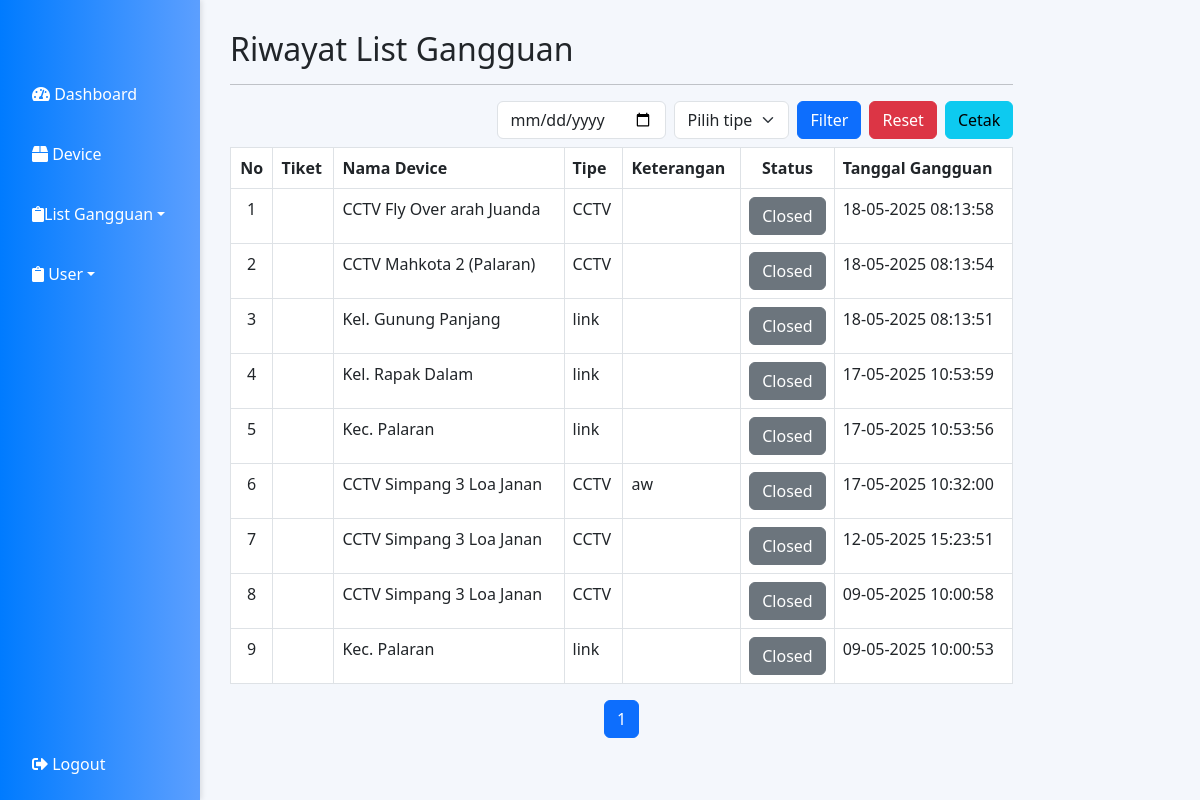
Before: /list_gangguan_riwayat.php (signed in) with the older database file.
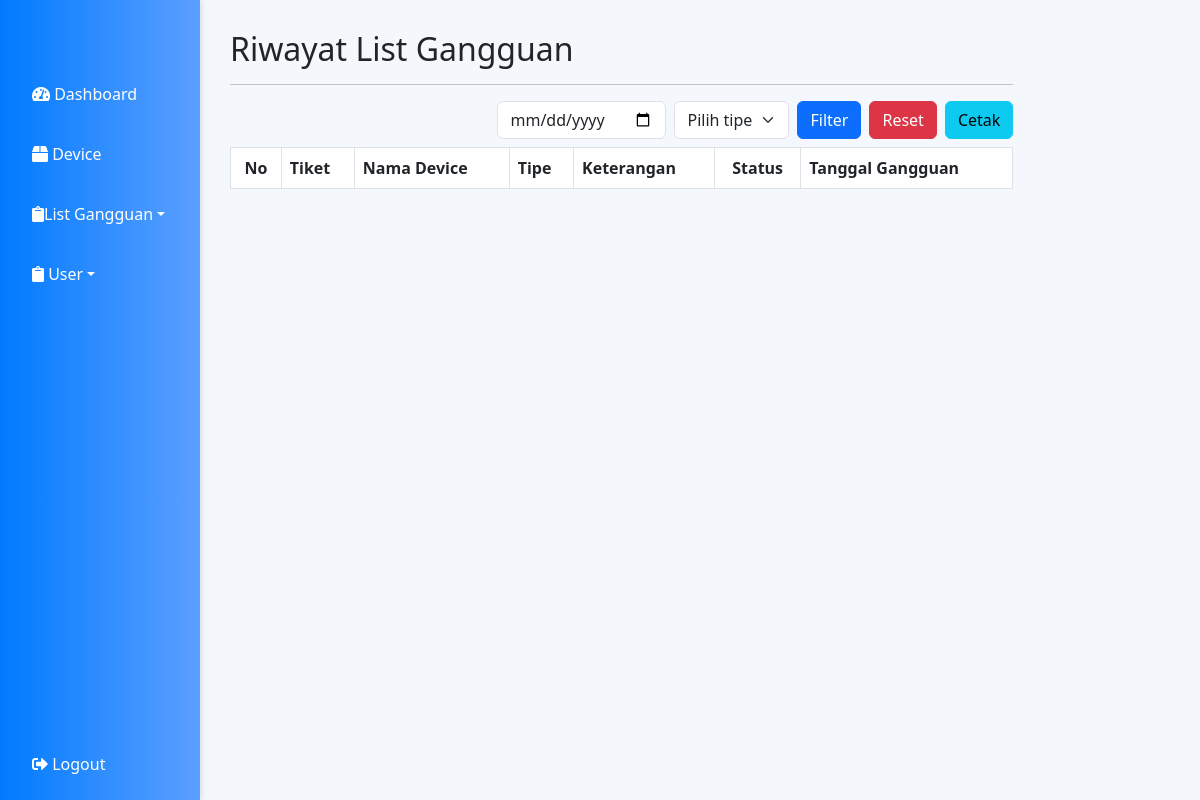
After: the same page with the newer database file.
### tables this page shows
CREATE TABLE `list_gangguan` (
  `id` int(11) NOT NULL,
  `id_device` int(11) NOT NULL,
  `keterangan` varchar(100) DEFAULT NULL,
  `status` enum('open','pending','closed','') DEFAULT 'open',
  `tanggal_gangguan` datetime DEFAULT NULL,
  `tiket` varchar(10) DEFAULT NULL
);

CREATE TABLE `device` (
  `id` int(11) NOT NULL,
  `device` varchar(100) NOT NULL,
  `type` varchar(10) NOT NULL
);

### list_gangguan_riwayat.php (the view, shortened to what this page needs)
<?php
require("koneksi/koneksi.php");
if (isset($_GET['date']) && $_GET['date'] != '' && isset($_GET['tipe']) && $_GET['tipe'] != '') {
    $date = validate($_GET['date']);
    $tipe = validate($_GET['tipe']);
    $count_query = $conn->query("SELECT COUNT(*) as total FROM list_gangguan JOIN device on list_gangguan.id_device = device.id WHERE date(tanggal_gangguan)='$date' AND device.type='$tipe'");
} elseif (isset($_GET['date']) && $_GET['date'] != '') {
    $date = validate($_GET['date']);
    $count_query = $conn->query("SELECT COUNT(*) as total FROM list_gangguan JOIN device on list_gangguan.id_device = device.id WHERE date(tanggal_gangguan)='$date'");
} elseif (isset($_GET['tipe']) && $_GET['tipe'] != '') {
    $tipe = validate($_GET['tipe']);
    $count_query = $conn->query("SELECT COUNT(*) as total FROM list_gangguan JOIN device on list_gangguan.id_device = device.id WHERE device.type='$tipe'");
} else {
    $count_query = $conn->query("SELECT COUNT(*) as total FROM list_gangguan JOIN device on list_gangguan.id_device = device.id");
}
$records_per_page = 10;
$total_records = $count_query->fetch_assoc()['total'];
$total_pages = ceil($total_records / $records_per_page);
$current_page = isset($_GET['page']) ? (int)$_GET['page'] : 1;
if ($current_page < 1) {
    $current_page = 1;
} elseif ($current_page > $total_pages) {
    $current_page = $total_pages;
}
$offset = ($current_page - 1) * $records_per_page;
if ($offset < 0) {
    $offset = 0;
}
if (isset($_GET['date']) && $_GET['date'] != '' && isset($_GET['tipe']) && $_GET['tipe'] != '') {
    $date = validate($_GET['date']);
    $tipe = validate($_GET['tipe']);
    $query = $conn->query("SELECT * FROM list_gangguan JOIN device on list_gangguan.id_device = device.id WHERE date(tanggal_gangguan)='$date' AND device.type='$tipe' ORDER BY tanggal_gangguan DESC LIMIT $offset, $records_per_page");
} elseif (isset($_GET['date']) && $_GET['date'] != '') {
    $date = validate($_GET['date']);
    $query = $conn->query("SELECT * FROM list_gangguan JOIN device on list_gangguan.id_device = device.id WHERE date(tanggal_gangguan)='$date' ORDER BY tanggal_gangguan DESC LIMIT $offset, $records_per_page");
} elseif (isset($_GET['tipe']) && $_GET['tipe'] != '') {
    $tipe = validate($_GET['tipe']);
    $query = $conn->query("SELECT * FROM list_gangguan JOIN device on list_gangguan.id_device = device.id WHERE device.type='$tipe' ORDER BY tanggal_gangguan DESC LIMIT $offset, $records_per_page");
} else {
    $query = $conn->query("SELECT * FROM list_gangguan JOIN device on list_gangguan.id_device = device.id ORDER BY tanggal_gangguan DESC LIMIT $offset, $records_per_page");
}
?>
<!DOCTYPE html>
<html lang="en">
<head>
    <link rel="stylesheet" href="assets/css/sidebar.css">
    <link href="https://cdn.jsdelivr.net/npm/bootstrap@5.3.0/dist/css/bootstrap.min.css" rel="stylesheet">
    <link rel="stylesheet" href="https://cdnjs.cloudflare.com/ajax/libs/font-awesome/5.15.3/css/all.min.css">
</head>
<body>
    <div class="sidebar">
        <a href="dashboard.php"><i class="fas fa-tachometer-alt"></i> Dashboard</a>
        <?php if ($_SESSION['account_type'] === 'admin') { ?>
            <a href="device.php"><i class="fas fa-box"></i> Device</a>
        <?php } ?>
        <div class="dropdown">
            <a href="#" class="dropdown-toggle" onclick="toggleDropdown()"><i class="fas fa-clipboard"></i>List Gangguan</a>
        </div>
        <div class="dropdown">
            <a href="#" class="dropdown-toggle" onclick="toggleDropdown2()"><i class="fas fa-clipboard"></i> User</a>
        </div>
        <div style="flex-grow: 1;"></div>
        <a href="logout.php"><i class="fas fa-sign-out-alt"></i> Logout</a>
    </div>
    <div class="content">
        <div class="col-sm-9 col-sm-offset-3 col-md-10 col-md-offset-2 main">
            <h2 class="page-header">Riwayat List Gangguan</h2>
            <hr>
            <div class="row mb-2">
                <div class="col-md-12 d-flex justify-content-end">
                    <form action="" method="get" class="d-flex align-items-center gap-2">
                        <input type="date" name="date" value="<?= isset($_GET['date']) == true ? $_GET['date'] : '' ?>" class="form-control">
                        <select class="form-select" name="tipe">
                            <option value="">Pilih tipe</option>
                        </select>
                        <button type="submit" class="btn btn-primary">Filter</button>
                        <a href="list_gangguan_riwayat.php" class="btn btn-danger">Reset</a>
                        <button type="button" onclick="window.print()" class="btn btn-info">Cetak</button>
                    </form>
                </div>
            </div>
            <table id="tabelpelanggan" class="table table-bordered table-hover">
                <thead>
                    <tr>
                        <th style="text-align: center;">No</th>
                        <th>Tiket</th>
                        <th>Nama Device</th>
                        <th>Tipe</th>
                        <th>Keterangan</th>
                        <th style="text-align: center;">Status</th>
                        <th>Tanggal Gangguan</th>
                    </tr>
                </thead>
                <tbody>
                    <?php
                    $nomor = $offset + 1;
                    while ($lihat = $query->fetch_assoc()) {
                        $nm_device = $lihat['device'];
                        $ket = $lihat['keterangan'];
                        $status = $lihat['status'];
                        $tggl_gangguan = $lihat['tanggal_gangguan'];
                        $tipe = $lihat['type'];
                        $tiket = $lihat['tiket'];
                    ?>
                        <tr>
                            <td style="text-align: center;"><?php echo $nomor; ?></td>
                            <td><?php echo htmlspecialchars($tiket); ?></td>
                            <td><?php echo htmlspecialchars($nm_device); ?></td>
                            <td><?php echo ($tipe); ?></td>
                            <td><?php echo htmlspecialchars($ket); ?></td>
                            <td width="10%" style="text-align: center;">
                                <?php if ($status == 'open') { ?>
                                    <button class="btn btn-success btn-md">Open</button>
                                <?php } elseif ($status == 'pending') { ?>
                                    <button class="btn btn-warning btn-md">Pending</button>
                                <?php } else { ?>
                                    <button class="btn btn-secondary btn-md">Closed</button>
                                <?php } ?>
                            </td>
                            <td><?php echo date('d-m-Y H:i:s', strtotime($tggl_gangguan)); ?></td>
                        </tr>
                    <?php
                        $nomor++;
                    }
                    ?>
                </tbody>
            </table>
            <nav aria-label="Page navigation">
                <ul class="pagination justify-content-center">
                    <?php
                    $start_page = max(1, $current_page - 2);
                    $end_page = min($total_pages, $current_page + 2);
                    for ($i = $start_page; $i <= $end_page; $i++) {
                        $active = ($i == $current_page) ? 'active' : '';
                        echo '<li class="page-item ' . $active . '"><a class="page-link" href="?page=' . $i . (isset($_GET['date']) ? '&date=' . $_GET['date'] : '') . (isset($_GET['tipe']) ? '&tipe=' . $_GET['tipe'] : '') . '">' . $i . '</a></li>';
                    }
                    ?>
                </ul>
            </nav>
        </div>
    </div>
</body>
</html>

### assets/css/sidebar.css (style rules this page uses)
.sidebar { height: 100%; width: 200px; position: fixed; z-index: 1; top: 0; left: 0; background: linear-gradient(to right, #007bff, #5c9fff); display: flex; flex-direction: column; padding-top: 70px; box-shadow: 2px 0 5px rgba(0, 0, 0, 0.1); }
.sidebar a { padding: 12px 8px 12px 32px; text-decoration: none; font-size: 16px; color: white; display: block; margin-bottom: 12px; border-radius: 4px; transition: background-color 0.3s ease, transform 0.2s ease; }
.content { margin-left: 200px; padding: 30px; background-color: #f4f7fc; min-height: 100vh; }
.dropdown { position: relative; display: block; }
.dropdown-toggle { text-decoration: none; color: white; display: block; margin-bottom: 12px; border-radius: 4px; transition: background-color 0.3s ease, transform 0.2s ease; }

Changed rows visible on the page:
removed list_gangguan: id_device.device "CCTV Fly Over arah Juanda", id_device.type "CCTV", status "Closed", tanggal_gangguan "18-05-2025 08:13:58"
removed list_gangguan: id_device.device "CCTV Mahkota 2 (Palaran)", id_device.type "CCTV", status "Closed", tanggal_gangguan "18-05-2025 08:13:54"
removed list_gangguan: id_device.device "Kel. Gunung Panjang", id_device.type "link", status "Closed", tanggal_gangguan "18-05-2025 08:13:51"
removed list_gangguan: id_device.device "Kel. Rapak Dalam", id_device.type "link", status "Closed", tanggal_gangguan "17-05-2025 10:53:59"
removed list_gangguan: id_device.device "Kec. Palaran", id_device.type "link", status "Closed", tanggal_gangguan "17-05-2025 10:53:56"
removed list_gangguan: id_device.device "CCTV Simpang 3 Loa Janan", id_device.type "CCTV", keterangan "aw", status "Closed", tanggal_gangguan "17-05-2025 10:32:00"
removed list_gangguan: id_device.device "CCTV Simpang 3 Loa Janan", id_device.type "CCTV", status "Closed", tanggal_gangguan "12-05-2025 15:23:51"
removed list_gangguan: id_device.device "CCTV Simpang 3 Loa Janan", id_device.type "CCTV", status "Closed", tanggal_gangguan "09-05-2025 10:00:58"
removed list_gangguan: id_device.device "Kec. Palaran", id_device.type "link", status "Closed", tanggal_gangguan "09-05-2025 10:00:53"
Other visible differences:
list line gone: "1"
